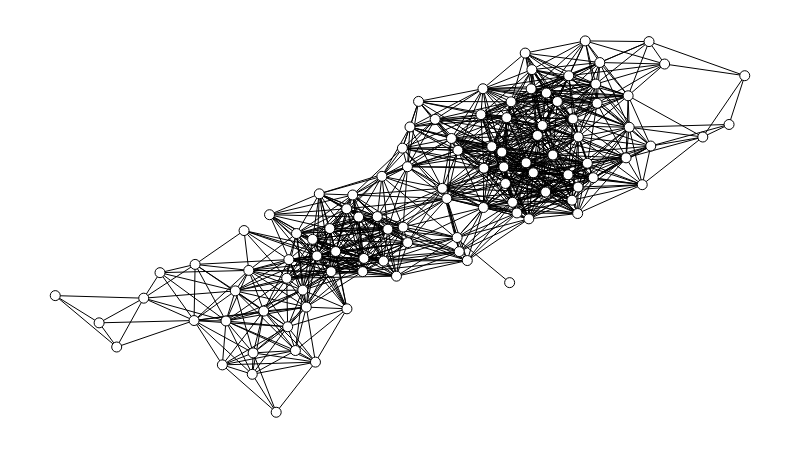

Write notebook code for a chart like this one.
### Code cell
g.set_all_nodes(size=10, labpos='hover')

# Deixar as arestas semi-transparentes para
# a visualização ficar um pouco mais leve.
# g.set_all_edges(color=(0, 0, 0, 0.25))

# Usar um algoritmo especial para posicionar
# os nós de acordo com grupos.
g.move('kamada_kawai')

g.draw()

### Figure 1 — Plotly figure (JSON) as saved in the notebook; plotly's stock layout.template omitted (floating-point values rounded to 4 significant figures; data arrays with more than 128 entries replaced by an {"elided": "..."} marker saying what was removed)
{"data": [{"hoverinfo": "none", "line": {"color": "rgb(127, 127, 127)", "dash": "solid", "width": 0}, "mode": "lines", "type": "scatter", "x": [0.5487, 0.5487, null, 0, 1, null], "y": [0, 1, null, 0.5691, 0.5691, null]}, {"hoverinfo": "none", "line": {"color": "rgb(0, 0, 0)", "dash": "solid", "width": 1}, "mode": "lines", "type": "scatter", "x": {"elided": "2994 float values"}, "y": {"elided": "2994 float values"}}, {"hoverinfo": "text", "marker": {"color": "rgb(255, 255, 255)", "line": {"color": "rgb(0, 0, 0)", "width": 1}, "size": 10, "symbol": "circle"}, "mode": "markers", "text": [null, null, null, null, null, null, null, null, null, null, null, null, null, null, null, null, null, null, null, null, null, null, null, null, null, null, null, null, null, null, null, null, null, null, null, null, null, null, null, null, null, null, null, null, null, null, null, null, null, null, null, null, null, null, null, null, null, null, null, null, null, null, null, null, null, null, null, null, null, null, null, null, null, null, null, null, null, null, null, null, null, null, null, null, null, null, null, null, null, null, null, null, null, null, null, null, null, null, null, null, null, null, null, null], "textfont": {"color": "rgb(0, 0, 0)"}, "textposition": "middle center", "type": "scatter", "x": [0.5678, 0.621, 0.7839, 0.359, 0.8324, 0.3357, 0.6216, 0.6696, 0.7112, 0.2611, 0.6332, 0.5269, 0.7123, 0.6933, 0.7217, 0.584, 0.6632, 0.4226, 0.467, 0.6477, 0.4067, 0.7438, 0.8309, 0.5145, 0.383, 0.7803, 0.5035, 0.2857, 0.6611, 0.5746, 0.6829, 0.7859, 0.2738, 0.3023, 0.3732, 0.4949, 0.08912, 0.3108, 0.7897, 0.3499, 0.1283, 0.6816, 0.2028, 0.8279, 0.44, 0.8838, 0.2424, 0.5614, 0.7717, 0.7583, 0.9772, 0.653, 0.2476, 0.5859, 0.7494, 0.4824, 0.7586, 0.6548, 0, 0.1519, 0.4314, 0.6505, 0.6203, 0.7447, 0.3388, 0.3371, 0.551, 0.5046, 0.4001, 0.3483, 0.9392, 0.6902, 0.659, 0.4231, 0.3795, 0.4761, 0.6913, 0.8513, 0.5976, 0.2013, 0.3774, 0.5111, 0.7577, 0.287, 0.7687, 0.4738, 0.6993, 0.5829, 0.4458, 0.2807, 0.6174, 0.3641, 0.5108, 0.06361, 0.4476, 0.8637, 0.7509, 1, 0.7065, 0.7283, 0.6869, 0.8612, 0.3204, 0.3982], "y": [0.5756, 0.5513, 0.8838, 0.3289, 0.7675, 0.3608, 0.6573, 0.5367, 0.593, 0.3268, 0.7154, 0.8371, 0.8596, 0.6448, 0.6927, 0.7053, 0.5653, 0.548, 0.527, 0.7006, 0.4329, 0.6395, 0.8523, 0.7683, 0.5882, 0.6316, 0.7111, 0.1022, 0.836, 0.7372, 0.6718, 0.832, 0.4893, 0.2725, 0.4656, 0.3664, 0.1757, 0.532, 0.9418, 0.4813, 0.3072, 0.9672, 0.3981, 0.6851, 0.5257, 0.9377, 0.1276, 0.6029, 0.6705, 0.6063, 0.7749, 0.6161, 0.2458, 0.4326, 0.571, 0.493, 0.7414, 0.7933, 0.3141, 0.3759, 0.585, 0.6604, 0.8712, 0.9061, 0.411, 0.2302, 0.7888, 0.4986, 0.3787, 0.1662, 0.7412, 0.8709, 0.349, 0.2786, 0.421, 0.4072, 0.9227, 0.6128, 0.4085, 0.247, 0.135, 0.4568, 0.5351, 0.1598, 1, 0.6353, 0.7454, 0.4705, 0.3787, 0.382, 0.8015, 0.2832, 0.6612, 0.2408, 0.4142, 0.7169, 0.79, 0.9063, 0.7722, 0.8369, 0.5209, 0.9981, 0, 0.4947]}, {"hoverinfo": "none", "mode": "text", "text": [], "textfont": {"color": "rgb(255, 255, 255)"}, "textposition": "middle center", "type": "scatter", "x": [], "y": []}, {"hoverinfo": "none", "mode": "text", "text": [null, null, null, null, null, null, null, null, null, null, null, null, null, null, null, null, null, null, null, null, null, null, null, null, null, null, null, null, null, null, null, null, null, null, null, null, null, null, null, null, null, null, null, null, null, null, null, null, null, null, null, null, null, null, null, null, null, null, null, null, null, null, null, null, null, null, null, null, null, null, null, null, null, null, null, null, null, null, null, null, null, null, null, null, null, null, null, null, null, null, null, null, null, null, null, null, null, null, null, null, null, null, null, null], "textfont": {"color": "rgb(0, 0, 0)"}, "textposition": "middle center", "type": "scatter", "x": [0.5678, 0.621, 0.7839, 0.359, 0.8324, 0.3357, 0.6216, 0.6696, 0.7112, 0.2611, 0.6332, 0.5269, 0.7123, 0.6933, 0.7217, 0.584, 0.6632, 0.4226, 0.467, 0.6477, 0.4067, 0.7438, 0.8309, 0.5145, 0.383, 0.7803, 0.5035, 0.2857, 0.6611, 0.5746, 0.6829, 0.7859, 0.2738, 0.3023, 0.3732, 0.4949, 0.08912, 0.3108, 0.7897, 0.3499, 0.1283, 0.6816, 0.2028, 0.8279, 0.44, 0.8838, 0.2424, 0.5614, 0.7717, 0.7583, 0.9772, 0.653, 0.2476, 0.5859, 0.7494, 0.4824, 0.7586, 0.6548, 0, 0.1519, 0.4314, 0.6505, 0.6203, 0.7447, 0.3388, 0.3371, 0.551, 0.5046, 0.4001, 0.3483, 0.9392, 0.6902, 0.659, 0.4231, 0.3795, 0.4761, 0.6913, 0.8513, 0.5976, 0.2013, 0.3774, 0.5111, 0.7577, 0.287, 0.7687, 0.4738, 0.6993, 0.5829, 0.4458, 0.2807, 0.6174, 0.3641, 0.5108, 0.06361, 0.4476, 0.8637, 0.7509, 1, 0.7065, 0.7283, 0.6869, 0.8612, 0.3204, 0.3982], "y": [0.5756, 0.5513, 0.8838, 0.3289, 0.7675, 0.3608, 0.6573, 0.5367, 0.593, 0.3268, 0.7154, 0.8371, 0.8596, 0.6448, 0.6927, 0.7053, 0.5653, 0.548, 0.527, 0.7006, 0.4329, 0.6395, 0.8523, 0.7683, 0.5882, 0.6316, 0.7111, 0.1022, 0.836, 0.7372, 0.6718, 0.832, 0.4893, 0.2725, 0.4656, 0.3664, 0.1757, 0.532, 0.9418, 0.4813, 0.3072, 0.9672, 0.3981, 0.6851, 0.5257, 0.9377, 0.1276, 0.6029, 0.6705, 0.6063, 0.7749, 0.6161, 0.2458, 0.4326, 0.571, 0.493, 0.7414, 0.7933, 0.3141, 0.3759, 0.585, 0.6604, 0.8712, 0.9061, 0.411, 0.2302, 0.7888, 0.4986, 0.3787, 0.1662, 0.7412, 0.8709, 0.349, 0.2786, 0.421, 0.4072, 0.9227, 0.6128, 0.4085, 0.247, 0.135, 0.4568, 0.5351, 0.1598, 1, 0.6353, 0.7454, 0.4705, 0.3787, 0.382, 0.8015, 0.2832, 0.6612, 0.2408, 0.4142, 0.7169, 0.79, 0.9063, 0.7722, 0.8369, 0.5209, 0.9981, 0, 0.4947]}, {"hoverinfo": "none", "mode": "text", "text": {"elided": "998 null values"}, "textfont": {"color": "rgb(0, 0, 0)"}, "textposition": "middle center", "type": "scatter", "x": {"elided": "998 float values"}, "y": {"elided": "998 float values"}}, {"hoverinfo": "none", "marker": {"color": "rgba(255, 255, 255, 0)", "line": {"color": "rgba(255, 255, 255, 0)", "width": 0}, "size": 0, "symbol": "circle"}, "mode": "markers", "type": "scatter", "x": [0.5, 0, 1, 0.5], "y": [0, 0.5, 0.5, 1]}], "layout": {"height": 450, "hovermode": "closest", "margin": {"b": 10, "l": 10, "r": 10, "t": 10}, "plot_bgcolor": "rgb(255, 255, 255)", "showlegend": false, "width": 800, "xaxis": {"showgrid": false, "showticklabels": false, "zeroline": false}, "yaxis": {"showgrid": false, "showticklabels": false, "zeroline": false}}}
